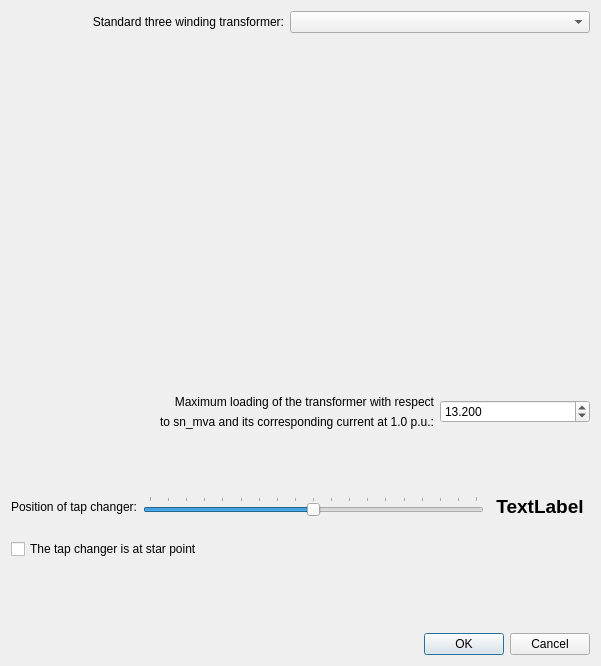
<?xml version="1.0" encoding="UTF-8"?>
<ui version="4.0">
 <class>Dialog</class>
 <widget class="QDialog" name="Dialog">
  <property name="geometry">
   <rect>
    <x>0</x>
    <y>0</y>
    <width>601</width>
    <height>666</height>
   </rect>
  </property>
  <property name="minimumSize">
   <size>
    <width>601</width>
    <height>666</height>
   </size>
  </property>
  <property name="maximumSize">
   <size>
    <width>601</width>
    <height>666</height>
   </size>
  </property>
  <property name="windowTitle">
   <string>Dialog</string>
  </property>
  <layout class="QVBoxLayout" name="verticalLayout">
   <item>
    <layout class="QHBoxLayout" name="horizontalLayout_4">
     <item>
      <spacer name="horizontalSpacer_3">
       <property name="orientation">
        <enum>Qt::Horizontal</enum>
       </property>
       <property name="sizeHint" stdset="0">
        <size>
         <width>40</width>
         <height>20</height>
        </size>
       </property>
      </spacer>
     </item>
     <item>
      <widget class="QLabel" name="label_4">
       <property name="text">
        <string>Standard three winding transformer:</string>
       </property>
       <property name="alignment">
        <set>Qt::AlignRight|Qt::AlignTrailing|Qt::AlignVCenter</set>
       </property>
      </widget>
     </item>
     <item>
      <widget class="QComboBox" name="std_type">
       <property name="minimumSize">
        <size>
         <width>300</width>
         <height>0</height>
        </size>
       </property>
      </widget>
     </item>
    </layout>
   </item>
   <item>
    <spacer name="verticalSpacer_2">
     <property name="orientation">
      <enum>Qt::Vertical</enum>
     </property>
     <property name="sizeType">
      <enum>QSizePolicy::Fixed</enum>
     </property>
     <property name="sizeHint" stdset="0">
      <size>
       <width>20</width>
       <height>10</height>
      </size>
     </property>
    </spacer>
   </item>
   <item>
    <widget class="QWidget" name="widget_table_container" native="true">
     <property name="minimumSize">
      <size>
       <width>0</width>
       <height>300</height>
      </size>
     </property>
     <layout class="QHBoxLayout" name="horizontalLayout_3">
      <item>
       <layout class="QHBoxLayout" name="horizontalLayout_5">
        <item>
         <spacer name="horizontalSpacer_2">
          <property name="orientation">
           <enum>Qt::Horizontal</enum>
          </property>
          <property name="sizeHint" stdset="0">
           <size>
            <width>40</width>
            <height>20</height>
           </size>
          </property>
         </spacer>
        </item>
        <item>
         <layout class="QVBoxLayout" name="layout_table">
          <property name="sizeConstraint">
           <enum>QLayout::SetMaximumSize</enum>
          </property>
         </layout>
        </item>
        <item>
         <spacer name="horizontalSpacer">
          <property name="orientation">
           <enum>Qt::Horizontal</enum>
          </property>
          <property name="sizeHint" stdset="0">
           <size>
            <width>40</width>
            <height>20</height>
           </size>
          </property>
         </spacer>
        </item>
       </layout>
      </item>
     </layout>
    </widget>
   </item>
   <item>
    <layout class="QHBoxLayout" name="horizontalLayout_8">
     <item>
      <spacer name="horizontalSpacer_4">
       <property name="orientation">
        <enum>Qt::Horizontal</enum>
       </property>
       <property name="sizeHint" stdset="0">
        <size>
         <width>40</width>
         <height>20</height>
        </size>
       </property>
      </spacer>
     </item>
     <item>
      <layout class="QVBoxLayout" name="verticalLayout_7">
       <item>
        <spacer name="verticalSpacer_8">
         <property name="orientation">
          <enum>Qt::Vertical</enum>
         </property>
         <property name="sizeType">
          <enum>QSizePolicy::Minimum</enum>
         </property>
         <property name="sizeHint" stdset="0">
          <size>
           <width>20</width>
           <height>40</height>
          </size>
         </property>
        </spacer>
       </item>
       <item>
        <widget class="QLabel" name="label_12">
         <property name="text">
          <string>Maximum loading of the transformer with respect</string>
         </property>
         <property name="alignment">
          <set>Qt::AlignRight|Qt::AlignTrailing|Qt::AlignVCenter</set>
         </property>
        </widget>
       </item>
       <item>
        <widget class="QLabel" name="label_13">
         <property name="text">
          <string>to sn_mva and its corresponding current at 1.0 p.u.:</string>
         </property>
         <property name="alignment">
          <set>Qt::AlignRight|Qt::AlignTrailing|Qt::AlignVCenter</set>
         </property>
        </widget>
       </item>
       <item>
        <spacer name="verticalSpacer_9">
         <property name="orientation">
          <enum>Qt::Vertical</enum>
         </property>
         <property name="sizeType">
          <enum>QSizePolicy::Minimum</enum>
         </property>
         <property name="sizeHint" stdset="0">
          <size>
           <width>20</width>
           <height>40</height>
          </size>
         </property>
        </spacer>
       </item>
      </layout>
     </item>
     <item>
      <widget class="QDoubleSpinBox" name="max_loading_percent">
       <property name="minimumSize">
        <size>
         <width>150</width>
         <height>0</height>
        </size>
       </property>
       <property name="decimals">
        <number>3</number>
       </property>
       <property name="minimum">
        <double>0.001000000000000</double>
       </property>
       <property name="maximum">
        <double>100.000000000000000</double>
       </property>
       <property name="singleStep">
        <double>10.000000000000000</double>
       </property>
       <property name="value">
        <double>13.199999999999999</double>
       </property>
      </widget>
     </item>
    </layout>
   </item>
   <item>
    <spacer name="verticalSpacer_4">
     <property name="orientation">
      <enum>Qt::Vertical</enum>
     </property>
     <property name="sizeType">
      <enum>QSizePolicy::Fixed</enum>
     </property>
     <property name="sizeHint" stdset="0">
      <size>
       <width>20</width>
       <height>20</height>
      </size>
     </property>
    </spacer>
   </item>
   <item>
    <layout class="QHBoxLayout" name="layout_tap_pos">
     <item>
      <widget class="QLabel" name="label_tap_pos">
       <property name="text">
        <string>Position of tap changer:</string>
       </property>
      </widget>
     </item>
     <item>
      <widget class="QSlider" name="tap_pos">
       <property name="toolTipDuration">
        <number>-1</number>
       </property>
       <property name="minimum">
        <number>-9</number>
       </property>
       <property name="maximum">
        <number>9</number>
       </property>
       <property name="orientation">
        <enum>Qt::Horizontal</enum>
       </property>
       <property name="tickPosition">
        <enum>QSlider::TicksAbove</enum>
       </property>
       <property name="tickInterval">
        <number>1</number>
       </property>
      </widget>
     </item>
     <item>
      <widget class="QLabel" name="tap_pos_display">
       <property name="sizePolicy">
        <sizepolicy hsizetype="Fixed" vsizetype="Fixed">
         <horstretch>0</horstretch>
         <verstretch>0</verstretch>
        </sizepolicy>
       </property>
       <property name="minimumSize">
        <size>
         <width>100</width>
         <height>0</height>
        </size>
       </property>
       <property name="maximumSize">
        <size>
         <width>100</width>
         <height>16777215</height>
        </size>
       </property>
       <property name="font">
        <font>
         <pointsize>14</pointsize>
         <weight>75</weight>
         <bold>true</bold>
        </font>
       </property>
       <property name="text">
        <string>TextLabel</string>
       </property>
       <property name="alignment">
        <set>Qt::AlignCenter</set>
       </property>
      </widget>
     </item>
    </layout>
   </item>
   <item>
    <spacer name="verticalSpacer_10">
     <property name="orientation">
      <enum>Qt::Vertical</enum>
     </property>
     <property name="sizeType">
      <enum>QSizePolicy::Fixed</enum>
     </property>
     <property name="sizeHint" stdset="0">
      <size>
       <width>20</width>
       <height>15</height>
      </size>
     </property>
    </spacer>
   </item>
   <item>
    <layout class="QHBoxLayout" name="horizontalLayout_17">
     <item>
      <widget class="QCheckBox" name="tap_at_star_point">
       <property name="text">
        <string>The tap changer is at star point</string>
       </property>
      </widget>
     </item>
    </layout>
   </item>
   <item>
    <spacer name="verticalSpacer">
     <property name="orientation">
      <enum>Qt::Vertical</enum>
     </property>
     <property name="sizeType">
      <enum>QSizePolicy::Expanding</enum>
     </property>
     <property name="sizeHint" stdset="0">
      <size>
       <width>20</width>
       <height>40</height>
      </size>
     </property>
    </spacer>
   </item>
   <item>
    <widget class="QDialogButtonBox" name="buttonBox">
     <property name="orientation">
      <enum>Qt::Horizontal</enum>
     </property>
     <property name="standardButtons">
      <set>QDialogButtonBox::Cancel|QDialogButtonBox::Ok</set>
     </property>
    </widget>
   </item>
  </layout>
 </widget>
 <resources/>
 <connections>
  <connection>
   <sender>buttonBox</sender>
   <signal>accepted()</signal>
   <receiver>Dialog</receiver>
   <slot>accept()</slot>
   <hints>
    <hint type="sourcelabel">
     <x>260</x>
     <y>825</y>
    </hint>
    <hint type="destinationlabel">
     <x>157</x>
     <y>274</y>
    </hint>
   </hints>
  </connection>
  <connection>
   <sender>buttonBox</sender>
   <signal>rejected()</signal>
   <receiver>Dialog</receiver>
   <slot>reject()</slot>
   <hints>
    <hint type="sourcelabel">
     <x>328</x>
     <y>825</y>
    </hint>
    <hint type="destinationlabel">
     <x>286</x>
     <y>274</y>
    </hint>
   </hints>
  </connection>
  <connection>
   <sender>tap_pos</sender>
   <signal>valueChanged(int)</signal>
   <receiver>tap_pos_display</receiver>
   <slot>setNum(int)</slot>
   <hints>
    <hint type="sourcelabel">
     <x>390</x>
     <y>599</y>
    </hint>
    <hint type="destinationlabel">
     <x>540</x>
     <y>593</y>
    </hint>
   </hints>
  </connection>
 </connections>
</ui>
